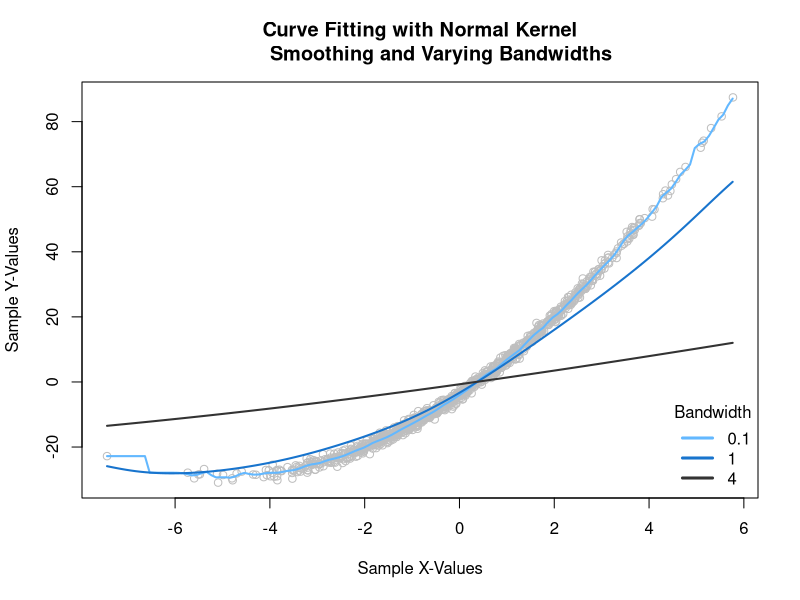

The R source for this figure:
# Stat Mod 2 - Exercises 2 - Smoothing (p.3)
# 
# Performs curve fitting and calculates MSE of estimated density functions.
# Original data function and the kernel smoother are hard-coded in functions
# "GeneratePairs", "WeightFunction", and "ComputeMSE".
#
# Author: Maurice Diesendruck
# Last updated: 2015-02-17

Main <- function() {
  # Runs all operations.
  #
  # Args:
  #   NA
  #
  # Returns:
  #   NA
  fitted.curves <- FitCurves(1000, c(0.1, 1, 4))
  mses <- ComputeMSE(fitted.curves)
  mses
}

FitCurves <- function(sample.size, bandwidths) {
  # Wraps curve fitting steps into one, and allows choice of three bandwidths.
  #
  # Args:
  #   sample.size: Scalar number that determines size of sample.
  #   bandwidths: Vector of three bandwidths.\
  #
  # Returns:
  #   fitted.curves: List of X-values, three sets of predicted Y's based on
  #     different bandwidths, and means for original Xs and Ys.
  # Generate new pairs of original data.
  data <- GeneratePairs(sample.size)
  pairs <- data[[1]]
  plot(pairs[,2], pairs[,1], col="gray", xlab="Sample X-Values",
       ylab="Sample Y-Values", main="Curve Fitting with Normal Kernel
       Smoothing and Varying Bandwidths")
  
  # Predict output and plot.
  x <- seq(min(pairs[,2]), max(pairs[,2]), .1)
  par(bty="l",las=1)
  output1 <- PredictOutput(pairs, x, bandwidths[1])
  output2 <- PredictOutput(pairs, x, bandwidths[2])
  output3 <- PredictOutput(pairs, x, bandwidths[3])
  lines(x, output1, col="steelblue1", lwd="2")
  lines(x, output2, col="dodgerblue3", lwd="2")
  lines(x, output3, col="grey20", lwd="2")
  legend("bottomright", title="Bandwidth", legend=bandwidths, bty="n",
         lty=c(1,1),lwd=c(3,3), col=c("steelblue1","dodgerblue3","grey20"))
  
  fitted.curves <- list(x, output1, output2, output3, data[[2]])
  return (fitted.curves)
}

GeneratePairs <- function(n) {
  # Takes set of non-linear X's and applies the y = x^2 + e transformation,
  # where error values "e" are Normal(0,1). Then subracts means from each.
  #
  # Args:
  #   n: Number of pairs to be generated.
  #
  # Returns:
  #   data: List, with mean-subtracted pairs of inputs X and outputs Y, and
  #     with vector of means.
  x.input <- rnorm(n, 5, 2)
  errors <- rnorm(n, 0, 1)
  y.output <- x.input^2 + errors
  
  # Subract out means.
  ms.input <- x.input - mean(x.input)
  ms.output <- y.output - mean(y.output)
  
  ms.pairs <- cbind(ms.output, ms.input)
  pairs <- cbind(y.output, x.input)
  data <- list(ms.pairs, c(mean(x.input), mean(y.output)), pairs)
  return (data)
}

PredictOutput <- function(pairs, x.star, bandwidth) {
  # Predicts probability density for given x.star, based on pairs of data and
  # a weight function. Specifically, doing sum(weight.i*y.i), where each weight
  # comes from WeightFunction.
  #
  # Args:
  #   pairs: The pairs of X's and corresponding Y's, i.e. the data.
  #   x.star: This is the point of interest, whose probability under the
  #     density you want to find.
  #   bandwidth: A neighborhood around the requested x.star, used to average 
  #     the area under the smoother function.
  #
  # Returns:
  #   output: The predicted value for the function of interest, at x.star.
  output <- 0
  weight.sum <- 0
  len <- length(pairs[,2])
  for (i in 1:len) {
    x.i <- pairs[i,2]
    y.i <- pairs[i,1]
    weight.i <- WeightFunction(x.i, x.star, bandwidth)
    weight.sum <- weight.sum + weight.i
    output.i <- weight.i*y.i
    output <- output + output.i
  }
  # Normalize weights by dividing by weight sum.
  output <- output/weight.sum
  return (output)
}

WeightFunction <- function(x.i, x.star, bandwidth) {
  # Gives weight of the Y associated with x.i, according to a Gaussian kernel.
  #
  # Args:
  #   x.i: Nearby X value to x.star, used to determine a weight for its Y.
  #   x.star: The center of the smoother function.
  #   bandwidth: A neighborhood around the requested x.star, used to average 
  #     the area under the smoother function.
  #
  # Returns:
  #   weight: The weight of the y that corresponds to x.i.
  density <- ((2*pi)^(-1/2))*exp(-1/2*((x.i-x.star)/bandwidth)^2)
  weight <- density/bandwidth
  return (weight)
}

ComputeMSE <- function(fitted.curves) {
  # Compares the predictions (based on the training set), to the true function
  # values (from the relationship y=x^2). Predictions are mean-subtracted, so
  # true function values (both X and Y) must be adjusted before comparison.
  # 
  # Args:
  #   fitted.curves: List of X-values, and three sets of predicted Y's based on
  #     different bandwidths.
  #
  # Returns:
  #   mses: Vector of mean squared error values for each of three functions.
  x.values <- fitted.curves[[1]]
  y.predictions <- list(fitted.curves[[2]],
                        fitted.curves[[3]],
                        fitted.curves[[4]])
  x.mean <- fitted.curves[[5]][1]
  y.mean <- fitted.curves[[5]][2]
  num.xvalues <- length(x.values)
  num.ypredictions <- length(y.predictions)
  mses <- c()
  
  # Compute sum of squared errors for all y prediction functions.
  for (i in 1:num.ypredictions) {
    sum.sq.err.i <- 0
    pred.func.i <- y.predictions[[i]]
    
    # For given function, compute squared errors, and add to sum.
    for (j in 1:num.xvalues) {
      # Mean of Y is added back to predicted, mean-subtracted Y outputs.
      predicted.value <- pred.func.i[j]+y.mean
      # Mean of X is added back to original mean-subtracted X inputs.
      expected.value <- (x.values[j]+x.mean)^2
      sq.err <- (predicted.value - expected.value)^2
      sum.sq.err.i <- sum.sq.err.i + sq.err
    }
    
    mse.element <- (1/num.xvalues)*sum.sq.err.i
    mses <- c(mses, mse.element)
  }
  
  return (mses)
}

Main()



